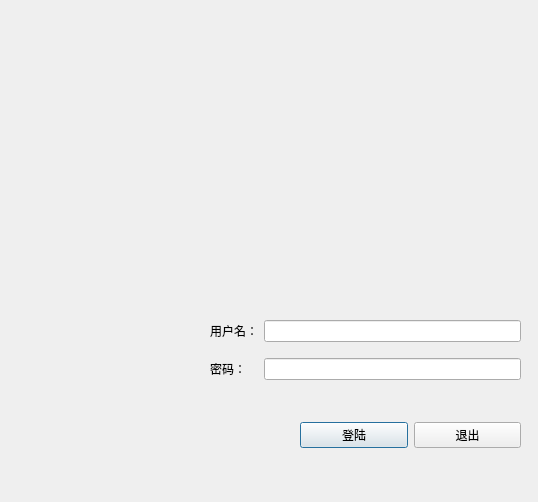
<?xml version="1.0" encoding="UTF-8"?>
<ui version="4.0">
 <class>Dialog</class>
 <widget class="QDialog" name="Dialog">
  <property name="geometry">
   <rect>
    <x>0</x>
    <y>0</y>
    <width>538</width>
    <height>502</height>
   </rect>
  </property>
  <property name="windowTitle">
   <string>Dialog</string>
  </property>
  <widget class="QLabel" name="label">
   <property name="geometry">
    <rect>
     <x>30</x>
     <y>50</y>
     <width>491</width>
     <height>231</height>
    </rect>
   </property>
   <property name="text">
    <string/>
   </property>
   <property name="pixmap">
    <pixmap resource="rec.qrc">:/images/images/splash2.jpg</pixmap>
   </property>
  </widget>
  <widget class="QWidget" name="">
   <property name="geometry">
    <rect>
     <x>210</x>
     <y>310</y>
     <width>311</width>
     <height>81</height>
    </rect>
   </property>
   <layout class="QGridLayout" name="gridLayout">
    <item row="0" column="0">
     <widget class="QLabel" name="label_2">
      <property name="text">
       <string>用户名：</string>
      </property>
     </widget>
    </item>
    <item row="0" column="1">
     <widget class="QLineEdit" name="lineEdit_username"/>
    </item>
    <item row="1" column="0">
     <widget class="QLabel" name="label_3">
      <property name="text">
       <string>密码：</string>
      </property>
     </widget>
    </item>
    <item row="1" column="1">
     <widget class="QLineEdit" name="lineEdit_password"/>
    </item>
   </layout>
  </widget>
  <widget class="QWidget" name="">
   <property name="geometry">
    <rect>
     <x>300</x>
     <y>410</y>
     <width>221</width>
     <height>51</height>
    </rect>
   </property>
   <layout class="QHBoxLayout" name="horizontalLayout">
    <item>
     <widget class="QPushButton" name="pushButto_login">
      <property name="text">
       <string>登陆</string>
      </property>
     </widget>
    </item>
    <item>
     <widget class="QPushButton" name="pushButton_close">
      <property name="text">
       <string>退出</string>
      </property>
     </widget>
    </item>
   </layout>
  </widget>
 </widget>
 <resources>
  <include location="rec.qrc"/>
 </resources>
 <connections/>
</ui>
